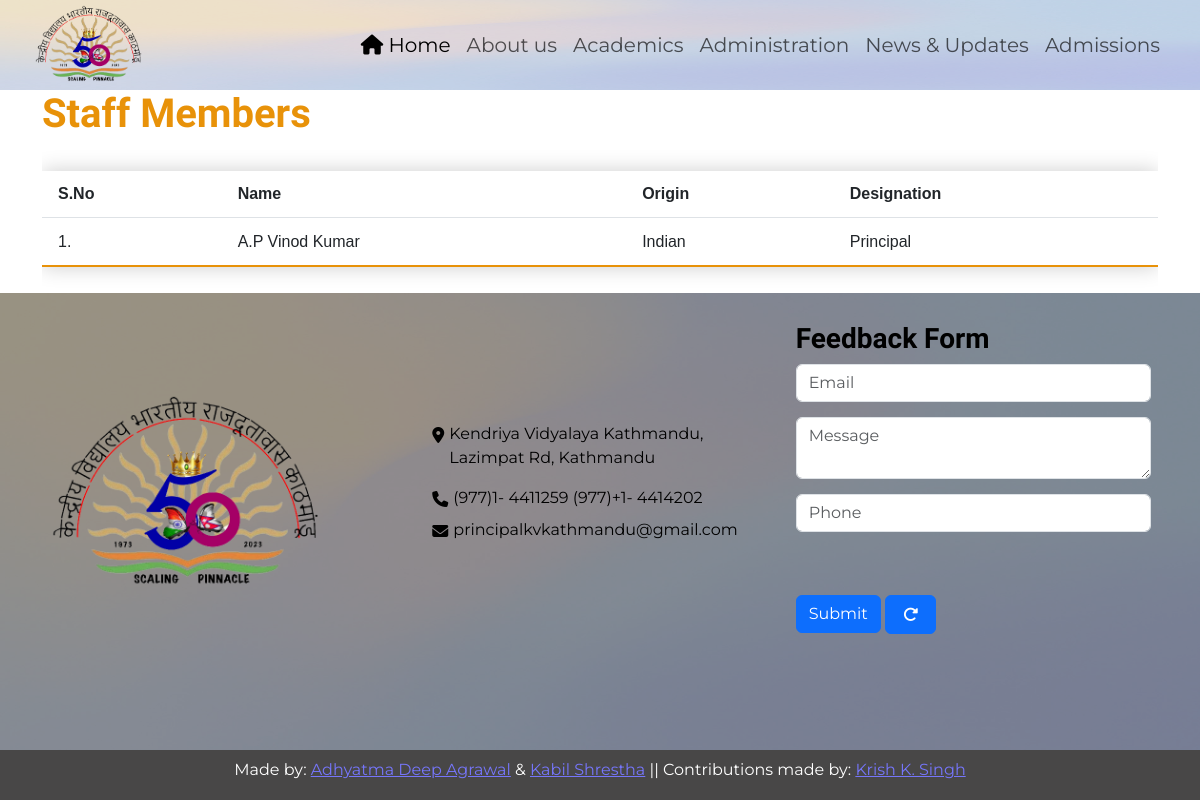
Page /Members_List on the earlier database version.
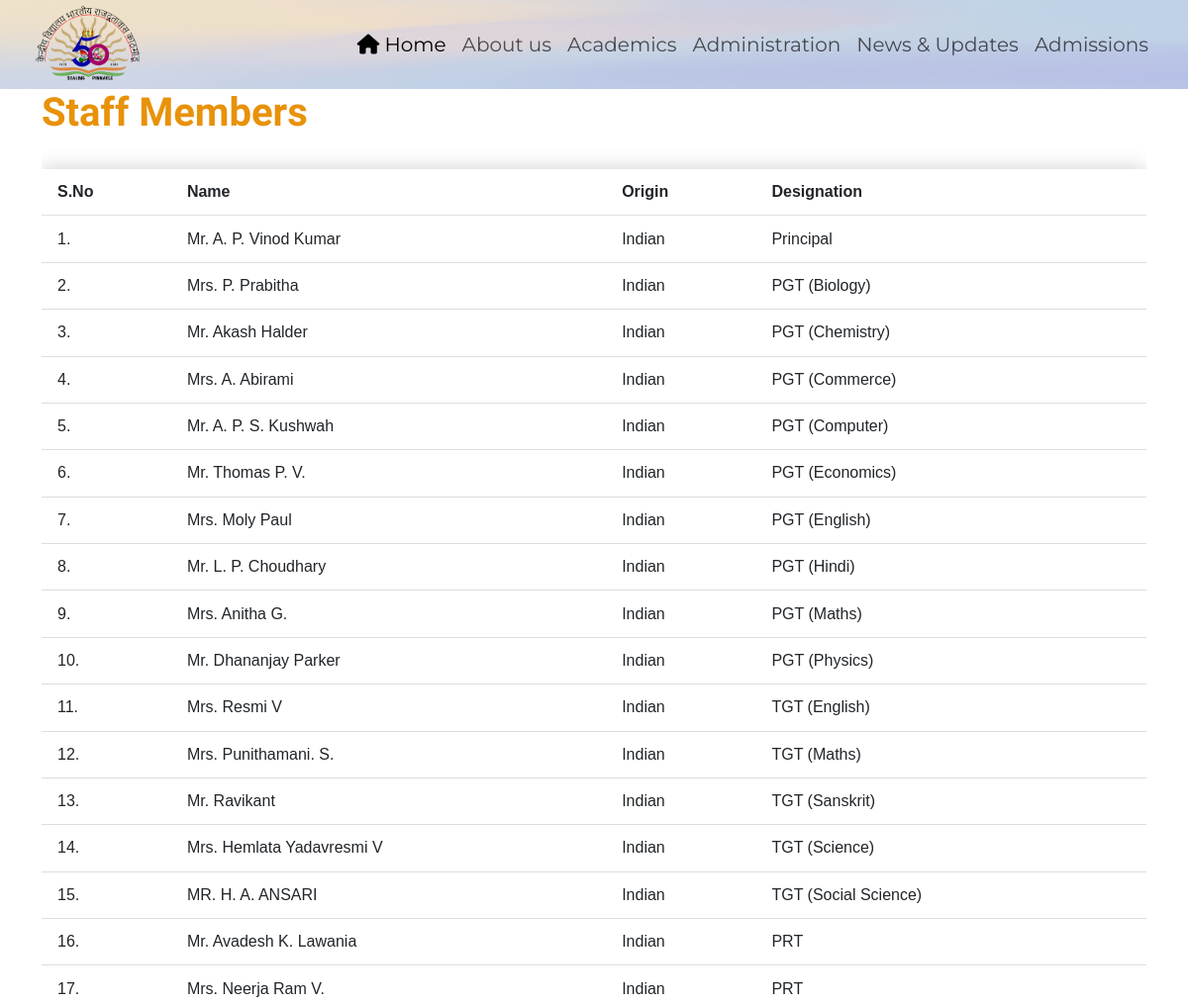
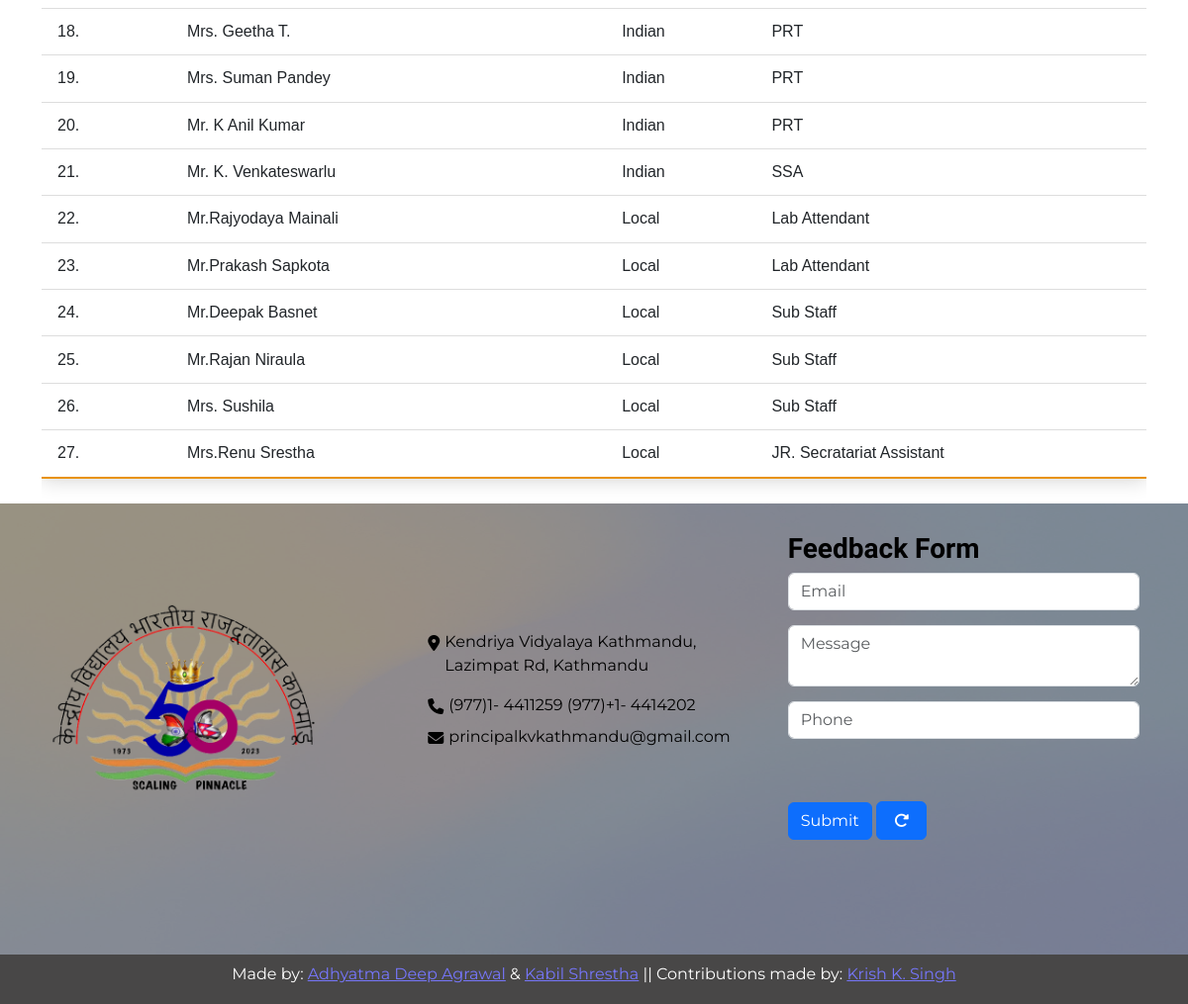
Same page on the later database version (2 pictures, top to bottom).
### main_app/models.py (models this page shows, shortened)
class member_list(models.Model):
    name=models.CharField(max_length=32)
    designation=models.CharField(choices=Vacancy_posts,max_length=32)
    origin=models.CharField(choices=[("Local","Local"),("Indian","Indian")],null=False,blank=False,max_length=6)
    image=models.ImageField(upload_to='website/images/' ,blank=True ,null=True,default='website/images/PFP.jpg')
    class Meta:
        verbose_name = "Add Staff"
        verbose_name_plural = "Add Staff"

### main_app/views.py (the view)
# urls.py: path("Members_List",views.members_list,name="members_list"),
def members_list(request):
    members_list=member_list.objects.all().order_by("designation")
    return render(request,"website/members_list.html",{
        'members':members_list
    })

### main_app/templates/website/members_list.html
{% extends 'website/layout.html' %}
{% block body %}
<h1 class="fade-in" >Staff Members</h1>
<div class="table-responsive text-nowrap fade-in-up">
    <table class="table data-table">
        <thead>
            <tr>
                <th scope="col">S.no</th>
                <th scope="col">Name</th>
                <th scope="col">Origin</th>
                <th scope="col">Designation</th>
            </tr>
        </thead>
        <tbody class="member-list-body">
            {% for members in members %}
            {% if members.image %}
            <tr id='{{forloop.counter}}'>
                <td scope="row">{{forloop.counter}}.</td>
                <td>{{members.name}}</td>
                <td>{{members.origin}} </td>
                <td>{{members.get_designation_display}}</td>
            </tr>
            {% endif %}
            {% endfor %}
        </tbody>
    </table>
</div>
{% endblock %}

### main_app/templates/website/layout.html (shortened to what this page needs)
{% load static %}
<!DOCTYPE html>
<html lang="en">
<head>
    <link href="https://cdn.jsdelivr.net/npm/bootstrap@5.3.0-alpha3/dist/css/bootstrap.min.css" rel="stylesheet">
    <link rel="stylesheet" href="https://cdnjs.cloudflare.com/ajax/libs/font-awesome/4.7.0/css/font-awesome.min.css">
    <link rel="stylesheet" href="{% static 'website/styles.css' %}">
</head>
<body>
    <header style="z-index: 10000; background-image: url({% static 'website/background5.jpg' %}); background-repeat:no-repeat; background-size: 100% 100%; background-height: 100%">
        <div class="background-light">
            <div class="navbar navbar-expand-lg header">
                <div class="banner navbar-brand mb-0">
                    <a href="{% url 'index' %}">
                        <img defer src="{% static 'website/sitelogo.png' %}" alt="logo" class="d-inline-block align-top">
                    </a>
                </div>
                <nav class="nav nav-fill collapse navbar-collapse justify-content-end" id="navbarNav">
                    <ul class="navbar-nav me-0">
                        <li class="nav-item">
                            <a href="{% url 'index' %}" class="nav-link active">
                                <i class="fa fa-home" aria-hidden="true"></i>
                                Home
                            </a>
                        </li>
                        <li class="nav-item dropdown">
                            <a class="nav-link  dropdown-toggle" href="#" data-bs-toggle="dropdown">About us</a>
                        </li>
                            <li class="nav-item dropdown">
                            <a class="nav-link  dropdown-toggle" href="#" data-bs-toggle="dropdown">Academics</a>
                            </li>
                            <li class="nav-item dropdown">
                            <a class="nav-link  dropdown-toggle" href="#" data-bs-toggle="dropdown">Administration</a>
                            </li>
                            <li class="nav-item dropdown">
                            <a class="nav-link  dropdown-toggle" href="#" data-bs-toggle="dropdown">News & Updates</a>
                            </li>
                        <li class="nav-item dropdown">
                            <a class="nav-link  dropdown-toggle" href="#" data-bs-toggle="dropdown">Admissions</a>
                        </li>
                    </ul>
                </nav>
            </div>
        </div>
    </header>
    <main class="content">
        <div class="container-lg">
            {% block body %}
            {% endblock %}
        </div>
    </main>
    <footer style="background-image: url({% static 'website/background5.jpg' %}); background-color: #48484888;background-repeat:no-repeat; background-size: 100% 100%;">
        <div class="background-dark">
            <div class="container-lg justify-content-end">
                <div class="row g-2">
                    <div class="col-md-4 footer-logo my-auto">
                        <a href="{% url 'index' %}"><img src="{% static 'website/sitelogo.png' %}" height="200"></a>
                    </div>
                    <div class="col-sm-7 col-md-4 my-auto">
                        <div class="footer-contact">
                            <div class="mb-2">
                                <span class="footer-location">
                                    <i class="fa fa-map-marker"></i>
                                    <a href="https://goo.gl/maps/6UYiA422q2Am4CzT6" target="_blank">
                                        <p>Kendriya Vidyalaya Kathmandu, Lazimpat Rd, Kathmandu</p>
                                    </a>
                                </span>
                            </div>
                            <div class="mb-2">
                                <span class="footer-phone">
                                    <i class="fa fa-phone"></i>
                                    (977)1- 4411259 (977)+1- 4414202
                                </span>
                            </div>
                            <div class="mb-2">
                                <span class="footer-mail">
                                    <a href="mailto:principalkvkathmandu@gmail.com">
                                        <i class="fa fa-envelope"></i>
                                        principalkvkathmandu@gmail.com
                                    </a>
                                </span>
                            </div>
                        </div>
                    </div>
                    <div class="col-sm-5 col-md-4 g-2 my-auto">
                        <div class="form_group">
                            <h3>Feedback Form</h3>
                            <form id="simpleContactForm" data-request="simpleContact::onFormSubmit" action="{% url 'index' %}" method="post">
                                <div class="form-group">
                                    <input type="email" id="email" name="email" class="form-control" placeholder="Email" required="">
                                </div>
                                <div class="form-group">
                                    <textarea id="message" name="message" class="form-control" placeholder="Message" required=""></textarea>
                                </div>
                                <div class="form-group">
                                    <input type="text" id="phone" name="phone" class="form-control" placeholder="Phone" required="">
                                </div>
                                <div class="form-group">
                                    <br />
                                    <input class="btn btn-default btn-primary" type="submit" value="Submit">
                                    <button class="btn btn-primary btn-default" type="reset" value="reset" style="margin-bottom: 0px; font-size: 0.95rem;">
                                        <i class="fa-solid fa-rotate-right"></i>
                                    </button>
                                </div>
                            </form>
                        </div>
                    </div>
                </div>
            </div>
            <span class="counter" style="color: #000;">
                <script type="text/javascript" src="https://www.stat-counter.org/count/ck5h"></script><br>
                <a href='https://www.versicherungen.at/'><p style="opacity: 0;">Versicherungsvergleich</p></a>
            </span>
        </div>
        <div class="credit mb-0 p-auto">
            <p align="center">Made by: <a href="https://www.linkedin.com/in/adhyatma-deep-agrawal-baaa56285/" target="_blank">Adhyatma Deep Agrawal</a> & <a href="https://www.linkedin.com/in/kabil-shrestha-049845285/" target="_blank">Kabil Shrestha</a>  ||  Contributions made by: <a href="https://www.linkedin.com/in/krish-kumar-singh-86a417285/" target="_blank">Krish K. Singh</a></p>
        </div>
    </footer>
</body>
</html>

### main_app/static/website/styles.css (style rules this page uses)
* { padding: 0px; margin: 0px; }
html, body { height: 100%; }
body { background-color: #fff; display: flex; flex-direction: column; font-family: "Montserrat", sans-serif; }
h1, h2, h3 { color: #e89209; font-family: "Philosopher", serif; font-weight: bold; }
.content { position: relative; }
.header { width: 100%; position: relative; font-size: 1.25rem; min-height: 80px; z-index: 1; padding: 0 8rem; }
.background-light { background-color: rgba(224, 223, 223, 0.5764705882); }
.nav-link { position: relative; white-space: nowrap; }
.nav-link::after { height: 1px; width: 100%; color: #FFDD65; position: absolute; left: 0px; bottom: 0px; transition: ease 0.5s; pointer-events: none; opacity: 0; }
.banner img { height: 5rem; }
footer { background-color: rgba(0, 0, 0, 0.737254902); position: relative; color: #000000; margin-top: auto; height: auto; }
footer .background-dark { padding: 2rem; background-color: rgba(116, 116, 116, 0.737254902); }
footer i { float: left; margin: 5px; }
footer a { text-decoration: none; color: inherit; }
footer h3 { color: inherit; }
footer img { margin-top: 2vh; padding: 0; }
footer button { margin-bottom: 10px; }
.form_group { margin: 5px 10px; padding: 5px 5px; margin: auto; }
.footer-contact { padding: 5px 10px; }
.footer-mail { word-wrap: break-word; }
.form-group { margin-bottom: 15px; }
.credit { position: relative; background-color: #484747; color: #fff; display: grid; justify-content: center; height: 50px; }
.credit p { margin: 0.5rem; }
.credit a { text-decoration: underline; color: #7676fb; }
main { position: relative; }
table { margin: auto; text-transform: capitalize; position: relative; }
.data-table { border-collapse: collapse; margin: 25px 0; font-family: sans-serif; min-width: 400px; box-shadow: 0 0 20px rgba(0, 0, 0, 0.2); }
.data-table thead tr { background-color: #e89209; color: #ffffff; text-align: left; }
.data-table th, .data-table td { padding: 0.7rem 1rem; }
.data-table tbody tr { border-bottom: 1px solid #dddddd; }
.data-table tbody tr:nth-of-type(even) { background-color: #f3f3f3; }
.data-table tbody tr:last-of-type { border-bottom: 2px solid #e89209; }
.fade-in-up, .stat-content { animation: fadeInUp 1000ms forwards; transition: ease-in-out 300ms; }
.fade-in { animation: fade-in 500ms ease-in forwards; }
@media screen and (max-width: 1420px) { .header { padding: 0 2rem; } }

Differences in the rows shown:
removed member_list: name "A.P Vinod Kumar", origin "Indian", designation "Principal"
added member_list: name "Mr. A. P. Vinod Kumar", origin "Indian", designation "Principal"
added member_list: name "Mrs. P. Prabitha", origin "Indian", designation "PGT (Biology)"
added member_list: name "Mr. Akash Halder", origin "Indian", designation "PGT (Chemistry)"
added member_list: name "Mrs. A. Abirami", origin "Indian", designation "PGT (Commerce)"
added member_list: name "Mr. A. P. S. Kushwah", origin "Indian", designation "PGT (Computer)"
added member_list: name "Mr. Thomas P. V.", origin "Indian", designation "PGT (Economics)"
added member_list: name "Mrs. Moly Paul", origin "Indian", designation "PGT (English)"
added member_list: name "Mr. L. P. Choudhary", origin "Indian", designation "PGT (Hindi)"
added member_list: name "Mrs. Anitha G.", origin "Indian", designation "PGT (Maths)"
added member_list: name "Mr. Dhananjay Parker", origin "Indian", designation "PGT (Physics)"
added member_list: name "Mrs. Resmi V", origin "Indian", designation "TGT (English)"
added member_list: name "Mrs. Punithamani. S.", origin "Indian", designation "TGT (Maths)"
added member_list: name "Mr. Ravikant", origin "Indian", designation "TGT (Sanskrit)"
added member_list: name "Mrs. Hemlata Yadavresmi V", origin "Indian", designation "TGT (Science)"
added member_list: name "MR. H. A. ANSARI", origin "Indian", designation "TGT (Social Science)"
added member_list: name "Mr. Avadesh K. Lawania", origin "Indian", designation "PRT"
added member_list: name "Mrs. Neerja Ram V.", origin "Indian", designation "PRT"
added member_list: name "Mrs. Geetha T.", origin "Indian", designation "PRT"
added member_list: name "Mrs. Suman Pandey", origin "Indian", designation "PRT"
added member_list: name "Mr. K Anil Kumar", origin "Indian", designation "PRT"
added member_list: name "Mr. K. Venkateswarlu", origin "Indian", designation "SSA"
added member_list: name "Mr.Rajyodaya Mainali", origin "Local", designation "Lab Attendant"
added member_list: name "Mr.Prakash Sapkota", origin "Local", designation "Lab Attendant"
added member_list: name "Mr.Deepak Basnet", origin "Local", designation "Sub Staff"
added member_list: name "Mr.Rajan Niraula", origin "Local", designation "Sub Staff"
added member_list: name "Mrs. Sushila", origin "Local", designation "Sub Staff"
added member_list: name "Mrs.Renu Srestha", origin "Local", designation "JR. Secratariat Assistant"
